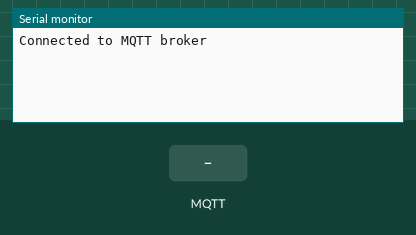
Recording of a sketch running on a simulated ESP32. Parts: the last lines printed to the serial monitor. Inputs (shaded band) come from the test bench. WiFi joins after 1.5 s; servers stay silent unless stated; no MQTT or app messages arrive unless stated.

Above: at 2.7 s.
2.8 s: MQTT message "5" arrives on the first subscribed topic
At 3.2 s:
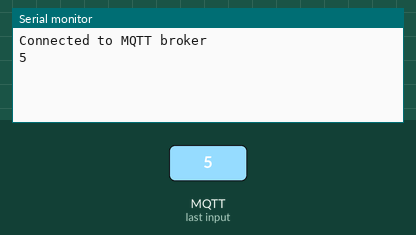
4.3 s: MQTT message "90" arrives on the first subscribed topic
At 5.6 s:
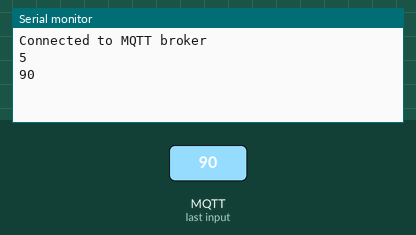

The sketch:

yuanshi.ino
```cpp
#include <WiFi.h>
#include <PubSubClient.h>

// MQTT 配置
const char *mqtt_broker = "mixio.mixly.cn";
const char *mqtt_username = "1593019617@qq.com";
const char *mqtt_password = "45ff8cd983fd9050dc8ad75f50d9a175";
const int mqtt_port = 1883;
const String project = "WiFi控制";

// WiFi 客户端和 MQTT 客户端
WiFiClient espClient;
PubSubClient client(espClient);

// 手柄主题
const char *move_topic = "move";

// 定义完整的订阅主题
const String full_topic = String(mqtt_username) + "/" + project + "/" + move_topic;

void callback(char *topic, byte *payload, unsigned int length) {
    // 将接收到的字节数组转换为字符串
    String data = "";
    for (int i = 0; i < length; i++) {
        data += (char)payload[i];
    }

    // 检查是否是手柄控制主题
    if (String(topic) == full_topic) {
        // 找到逗号的位置
        int commaIndex = data.indexOf(',');
        if (commaIndex != -1) {
            // 提取两个值
            String value1 = data.substring(0, commaIndex);
            String value2 = data.substring(commaIndex + 1);

            // 将两个值取反
            int value1Int = -value1.toInt();
            int value2Int = value2.toInt(); // 第二个值不取反

            // 转换回字符串
            String value1Neg = String(value1Int);
            String value2Neg = String(value2Int);

            // 调转两个值的位置
            String swappedData = value2Neg + "," + value1Neg;

            // 输出调转后的数据
            Serial.println(swappedData);
        } else {
            // 如果没有找到逗号，直接输出原始数据
            Serial.println(data);
        }
    }
}

void setup() {
    // 连接到WiFi
    WiFi.begin("MTCPC", "mt12345mt");
    while (WiFi.status() != WL_CONNECTED) {
        delay(500);
    }

    // 初始化串口通信
    Serial.begin(9600);

    // 设置MQTT服务器和回调函数
    client.setServer(mqtt_broker, mqtt_port);
    client.setCallback(callback);

    // 构建客户端ID
    String client_id = "esp-client-" + String(WiFi.macAddress());
    while (!client.connect(client_id.c_str(), mqtt_username, mqtt_password)) {
        Serial.print("MQTT connection failed with state ");
        Serial.print(client.state());
        delay(2000);
    }
    Serial.println("Connected to MQTT broker");

    // 订阅手柄控制主题
    client.subscribe(full_topic.c_str());
}

void loop() {
    // 检查MQTT连接是否断开
    if (!client.connected()) {
        // 重新连接
        String client_id = "esp-client-" + String(WiFi.macAddress());
        if (client.connect(client_id.c_str(), mqtt_username, mqtt_password)) {
            Serial.println("Reconnected to MQTT broker");
            client.subscribe(full_topic.c_str());
        }
    }

    // 处理MQTT消息
    client.loop();
}
```

Measured:
- after the input at 2.8 s, the serial monitor: prints a new line at once (image 1)
- after the input at 4.3 s, the serial monitor: prints a new line at once (image 2)
